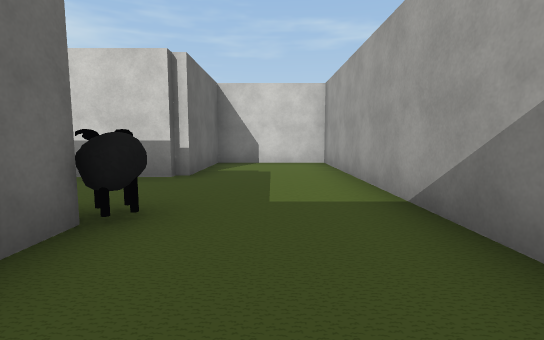
[1] (above)

18 first-person views from a walk through a scene from a Unity 3-D project. The camera is 1.3 m above the floor, tilts 6° down and sees 85° across. The floor is counted in squares, 2 m on a side. Each view is taken from the middle of a square. On the plan, view 1 faces up. The plan holds only what a view shows up to about 9 squares ahead; the rest is blank. The place goes on beyond the plan. The player character is not drawn. Some surface patterns are stand-ins.

[2]
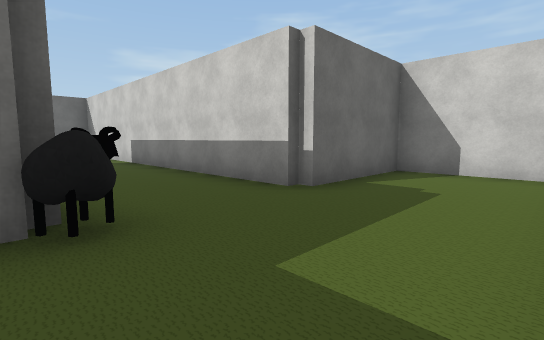

[3]
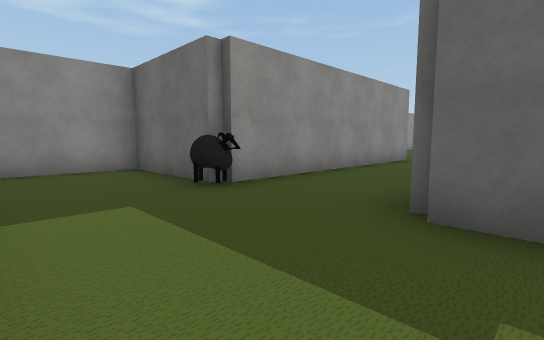

[4]
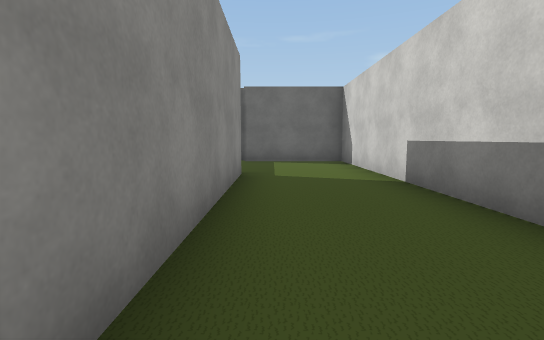

[5]
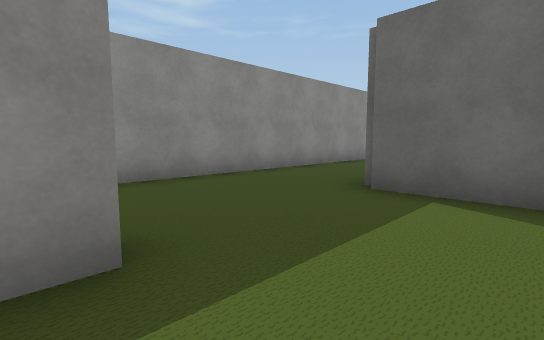

[6]
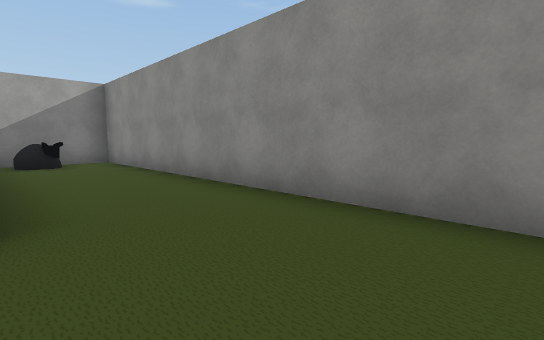

[7]
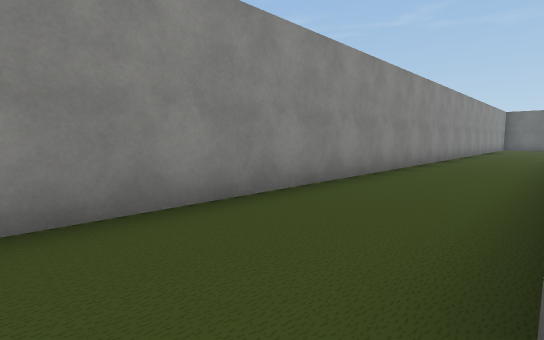

[8]
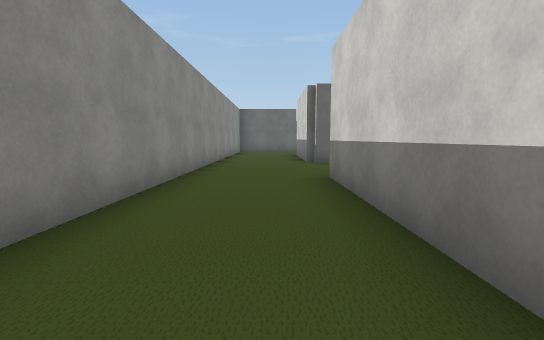

[9]
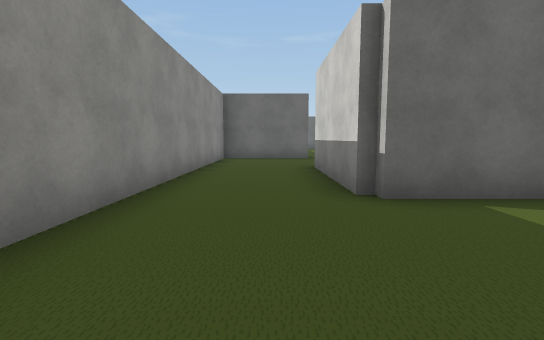

[10]
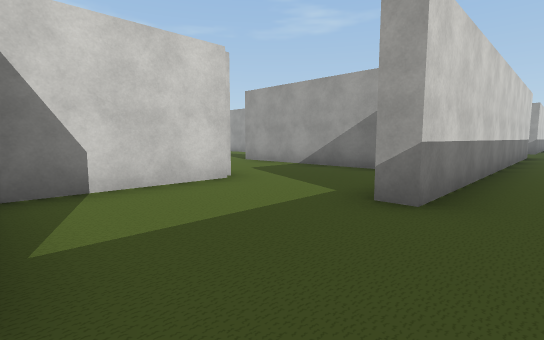

[11]
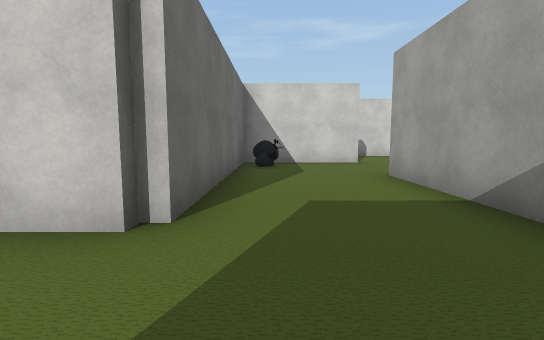

[12]
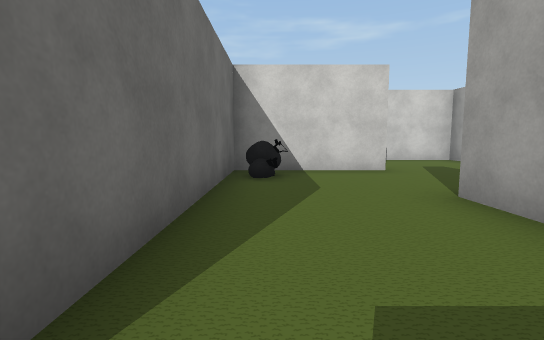

[13]
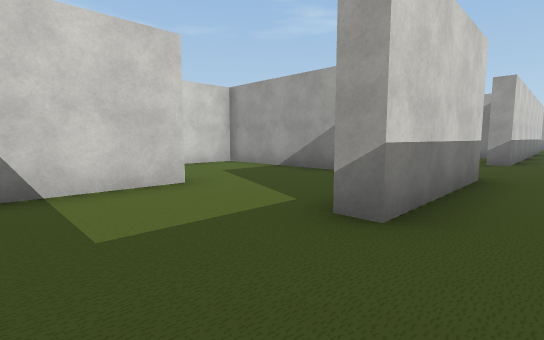

[14]
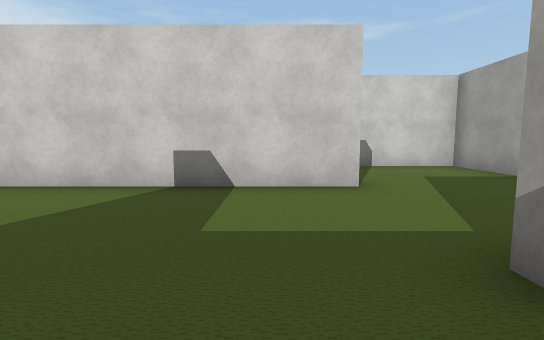

[15]
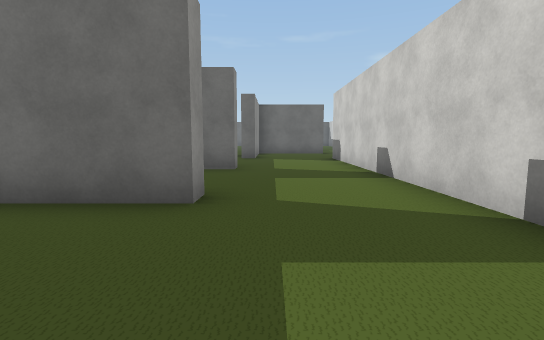

[16]
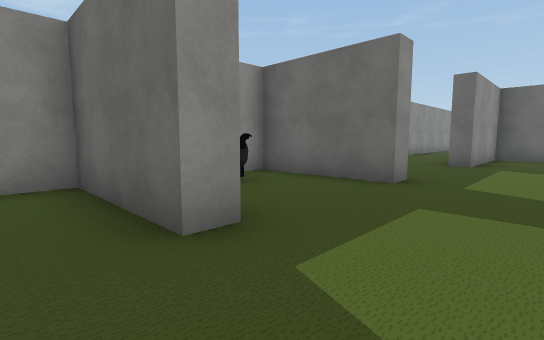

[17]
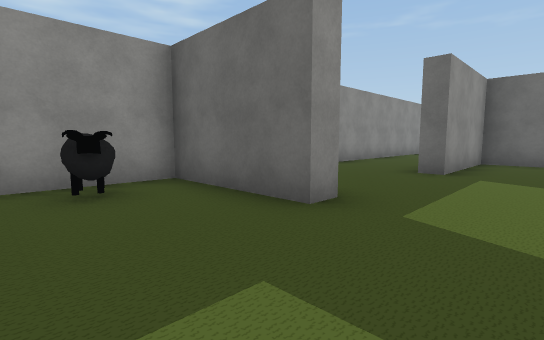

[18]
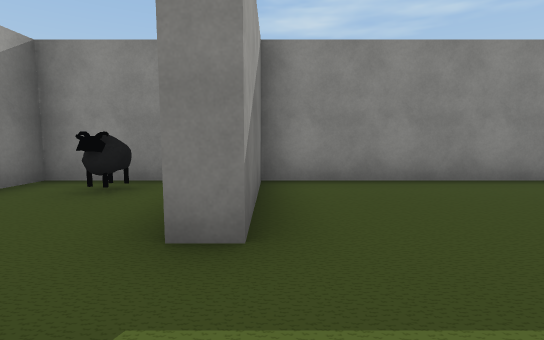

### Floor plan
Ten units are one square. View 1 is at (0, 0); x grows to the right and y downward. Boxes are objects, and circles mark ways between rooms. Rooms are numbered by the first view taken in them; rooms with no view inside come last. Other rooms are left out.
<svg viewBox="-417 -116 436 127">
<path fill="none" stroke="#000" d="M-131 -20 -220 -20 -220 -25M-85 -24 -15 -24 -15 6M-252 -20 -288 -20 -288 -25M-20 6 -20 -16M-257 -44 -257 -81 -280 -81M-288 -50 -315 -50M14 -15 14 -81 -15 -81 -15 -50 -116 -50 -116 -21M-319 -22 -319 6 8 6M-189 -39 -189 -84M-186 -111 -218 -111 -218 -50M-325 -22 -319 -22M-358 -22 -353 -22 -353 6M-360 6 -325 6 -325 -2M-315 -50 -364 -50M-390 -24 -390 -19M-412 6 -360 6M-358 6 -358 -22M-364 -50 -381 -50M-252 -40 -252 -20M-218 -50 -249 -50"/>
<rect x="-35" y="-15" width="10" height="10" fill="#bbb"><title>other object</title></rect>
<rect x="-15" y="-25" width="10" height="10" fill="#bbb"><title>other object</title></rect>
<rect x="-215" y="-105" width="10" height="10" fill="#bbb"><title>other object</title></rect>
<rect x="-345" y="-5" width="10" height="10" fill="#bbb"><title>other object</title></rect>
<circle cx="-320" cy="-35" r="3" fill="#2a7"/>
<circle cx="-235" cy="-20" r="3" fill="#2a7"/>
<circle cx="-220" cy="-35" r="3" fill="#2a7"/>
<circle cx="-360" cy="-35" r="3" fill="#2a7"/>
<circle cx="-375" cy="-20" r="3" fill="#2a7"/>
<text x="-140" y="-10">1</text>
<text x="-210" y="-70">2</text>
<text x="-340" y="-20">3</text>
<text x="-390" y="-10">4</text>
<text x="-380" y="-40">5</text>
<text x="-240" y="-40">6</text>
</svg>
Room 1 opens to room 3. Room 1 opens to room 6. Room 2 opens to room 6. Room 3 opens to room 5. Room 4 opens to room 5.

Where each view was taken, in squares from view 1:
view 1: 0 up, 0 right, facing up
view 2: 2 up, 1 right, facing up-left
view 3: 6 up, 1 right, facing down-left
view 4: 3 up, 3 left, facing left
view 5: 4 up, 8 left, facing down-left
view 6: 2 up, 11 left, facing down-right
view 7: 2 up, 11 left, facing down-left
view 8: 1 up, 17 left, facing left
view 9: 1 up, 22 left, facing left
view 10: 1 up, 25 left, facing up-right
view 11: 3 up, 21 left, facing up
view 12: 5 up, 21 left, facing up
view 13: 1 up, 31 left, facing up-right
view 14: 1 up, 30 left, facing up
view 15: 3 up, 29 left, facing left
view 16: 4 up, 31 left, facing down-left
view 17: 4 up, 33 left, facing down-left
view 18: 4 up, 36 left, facing down
